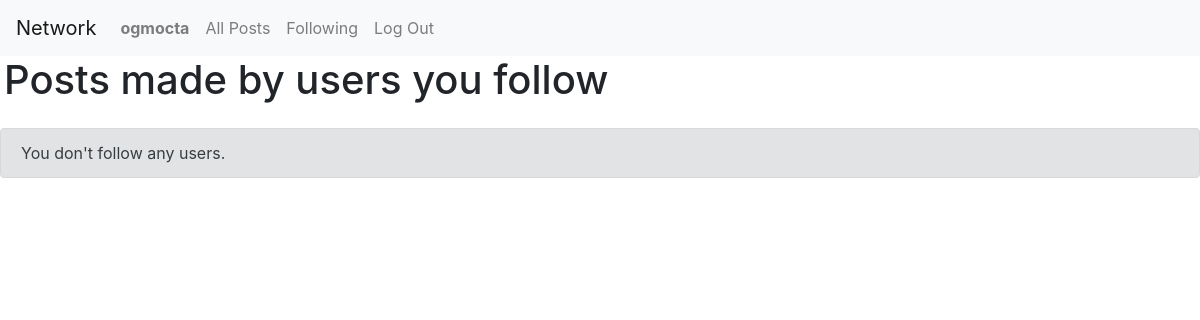
/1/following (signed in), run on an earlier commit of the app's database.
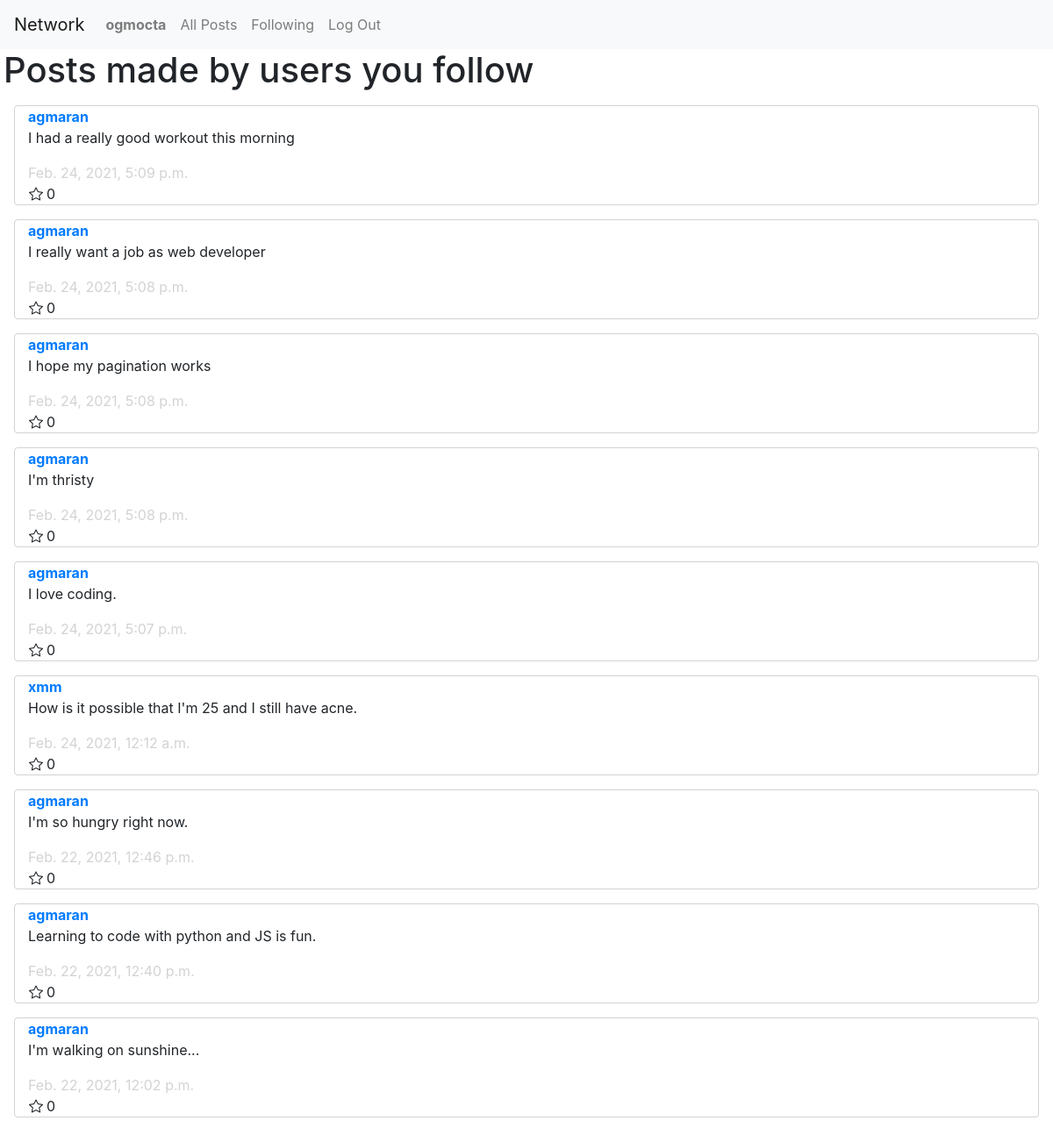
And on a later commit of the database.
### network/models.py (models this page shows, shortened)
class Post(models.Model):
    poster = models.ForeignKey(
        User, on_delete=models.CASCADE, related_name="my_posts")
    content = models.TextField()
    timestamp = models.DateTimeField(auto_now_add=True)
    likes = models.PositiveBigIntegerField(default=0)

class User(AbstractUser):
    pass

### network/views.py (the view)
# urls.py: path("<int:page_num>/following", views.following, name="following"),
def following(request, page_num):
    follows = Follow.objects.filter(follower=request.user)
    message = ''
    if not follows:
        message = "You don't follow any users."
    following = []
    for follow in follows:
        following.append(follow.following)
    posts = Post.objects.filter(poster__in=following)
    posts = posts.order_by("-timestamp").all()
    post_paginator = Paginator(posts, 10)
    page = post_paginator.get_page(page_num)
    if not posts and follows:
        message = "The users that you follow have not made any posts yet."
    return render(request, "network/following.html", {
        "page": page,
        "message": message
    })

### network/templates/network/following.html (shortened to what this page needs)
{% extends "network/layout.html" %}
{% load static %}
{% block body %}
<h1 class="ml-1">Posts made by users you follow</h1>
<div id="my-posts">
    {% for post in page.object_list %}
    <div class="container col-12">
        <a class="username" href="{% url 'profile' 1 post.poster %}"><strong>{{ post.poster }}</strong></a>
        <p>{{post.content}}</p>
        <div class="timestamp">{{post.timestamp}}</div>
        <div class="row">
            <i class="bi bi-star ml-3 mr-1"></i>
            <div>{{post.likes}}</div>
        </div>
    </div>
    {% endfor %}
    {% if message != '' %}
    <div class="alert alert-secondary" role="alert">
        {{message}}
    </div>
    {% endif %}
</div>
{% endblock %}

What changed in the data, as far as the page shows it:
added Post: poster "agmaran", content "I had a really good workout this morning", timestamp "Feb. 24, 2021, 5:09 p.m.", likes "0"
added Post: poster "agmaran", content "I really want a job as web developer", timestamp "Feb. 24, 2021, 5:08 p.m.", likes "0"
added Post: poster "agmaran", content "I hope my pagination works", timestamp "Feb. 24, 2021, 5:08 p.m.", likes "0"
added Post: poster "agmaran", content "I'm thristy", timestamp "Feb. 24, 2021, 5:08 p.m.", likes "0"
added Post: poster "agmaran", content "I love coding.", timestamp "Feb. 24, 2021, 5:07 p.m.", likes "0"
now on this page (row unchanged): Post: poster "xmm", content "How is it possible that I'm 25 and I still have acne.", timestamp "Feb. 24, 2021, 12:12 a.m.", likes "0"
now on this page (row unchanged): Post: poster "agmaran", content "I'm so hungry right now.", timestamp "Feb. 22, 2021, 12:46 p.m.", likes "0"
now on this page (row unchanged): Post: poster "agmaran", content "Learning to code with python and JS is fun.", timestamp "Feb. 22, 2021, 12:40 p.m.", likes "0"
now on this page (row unchanged): Post: poster "agmaran", content "I'm walking on sunshine...", timestamp "Feb. 22, 2021, 12:02 p.m.", likes "0"
Also different on the page:
{{ message }}: "You don't follow any users." → (not shown)
